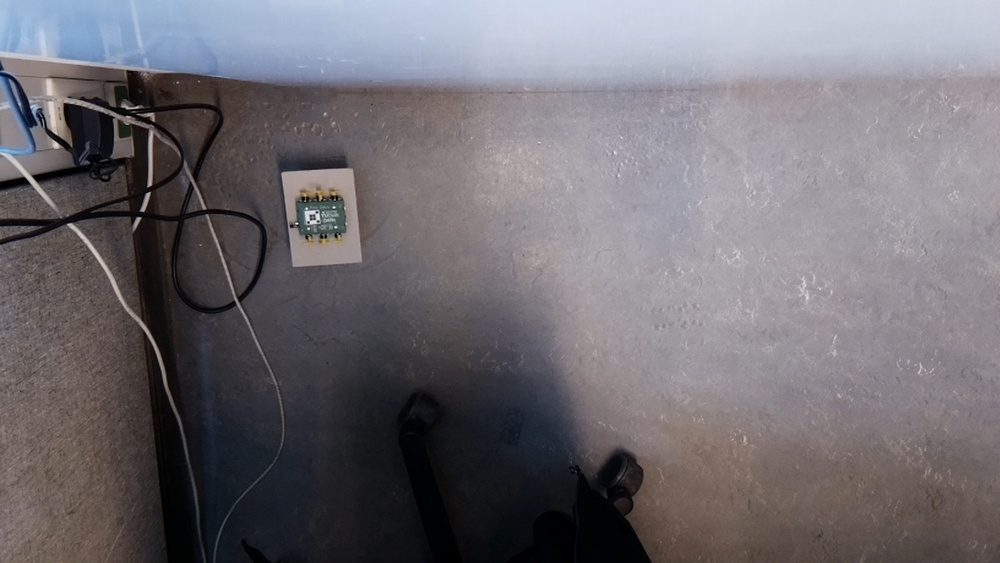
#> input picture PicoZebroDemo/OpenCV_Training/Haar_Classifier/Picture.jpg, 1000 x 563 px, shrunk from 1648 x 928 before the run
$ python Create.py
#> lines starting #> are read from the running program, lines starting #| are printed output that depends on the picture; after the words box and inside, x2 and y2 are one past the last pixel; in counts of white or black regions, pixels touching at a corner belong together
import cv2
import numpy as np
import os

#opencv_createsamples -img pico_zebro_v1_50_50.jpg -bg bg.txt -info info/info.lst -pngoutput info -maxxangle 0.5 -maxyangle 0.5 -maxzangle 0.5 -num 1000

#import numpy as np
#import cv2
Pico_zebro_cascade = cv2.CascadeClassifier('data/cascade.xml')
#eye_cascade = cv2.CascadeClassifier('haarcascade_eye.xml')
img = cv2.imread('Picture.jpg')
#> img is the input picture: shape (563, 1000, 3); mean B, G, R 114.3, 108.8, 112.7
gray = cv2.cvtColor(img, cv2.COLOR_BGR2GRAY)
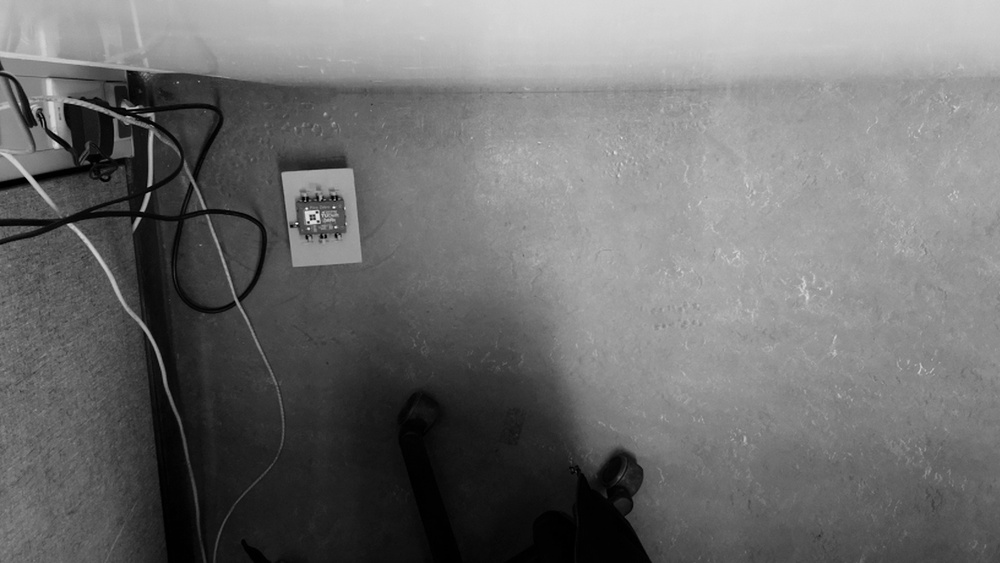
#> gray: shape (563, 1000); min 0, max 254, mean 110.6

Pico_zebro = Pico_zebro_cascade.detectMultiScale(gray, 1.3, 5)
#> Pico_zebro = 24 rows, first 6: [61, 52, 20, 20], [92, 54, 21, 21], [81, 96, 23, 23], [119, 96, 22, 22], [117, 109, 24, 24], [58, 152, 24, 24]
for (x,y,w,h) in Pico_zebro:
    cv2.rectangle(img,(x,y),(x+w,y+h),(255,0,0),2)
#> this loop made 24 passes
#> (x, y, w, h) on passes 1 to 12: (61, 52, 20, 20), (92, 54, 21, 21), (81, 96, 23, 23), (119, 96, 22, 22), (117, 109, 24, 24), (58, 152, 24, 24), (287, 166, 20, 20), (3, 183, 22, 22), (114, 195, 22, 22), (212, 196, 20, 20), (9, 203, 24, 24), (86, 213, 20, 20)
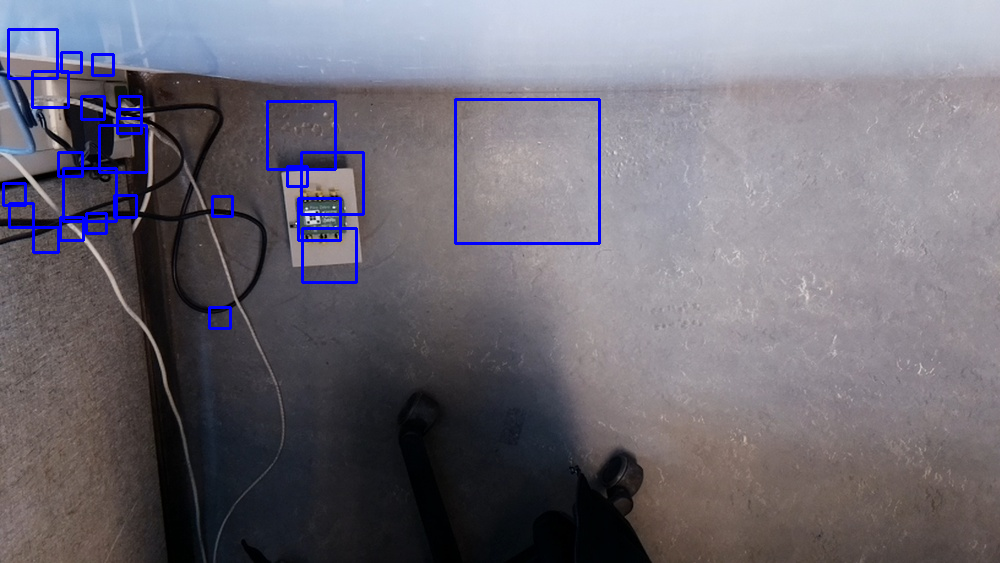
#> img: shape (563, 1000, 3); 1.81% of pixels changed, all inside (x1, y1, x2, y2) = (2, 28, 601, 330)
cv2.imwrite('Haar_classifier_Result1.jpg', img)
cv2.imshow('img',img)
cv2.waitKey(0)
cv2.destroyAllWindows()
